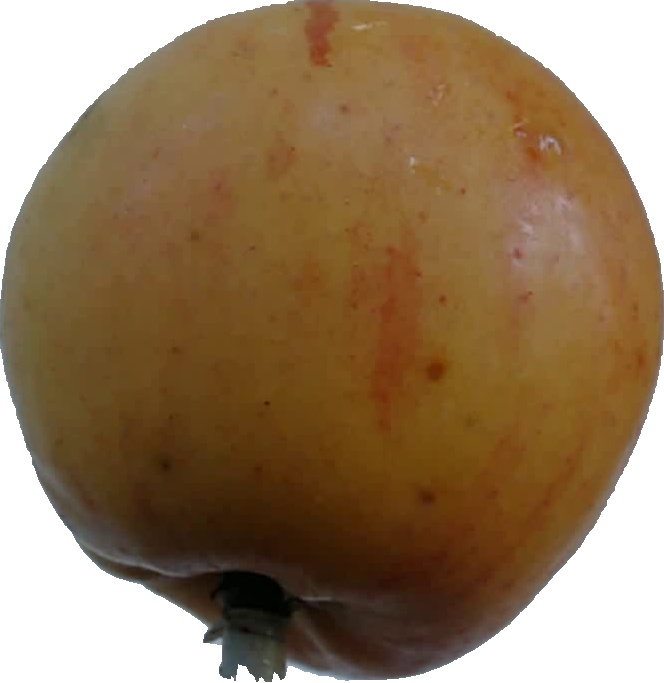
#> input picture data_set/Apple/r0_0.jpg, 664 x 683 px; its folder holds only this picture in this run
$ python Experiment_svm.py
#> lines starting #> are read from the running program, lines starting #| are printed output that depends on the picture
### Preprocessing.py
import cv2
import numpy as np
import os

TARGET_SIZE = 128

# [48 lines left out: function process_folder, not called in this run]

def process_single_image(image_path):
#> called with image_path = 'data_set/Apple/r0_0.jpg'
    img = cv2.imread(image_path)
#> img is the input picture: shape (683, 664, 3); mean B, G, R 92.2, 122.1, 147.6

    if img is None:
        raise ValueError("Image not found or cannot be read")

    h, w = img.shape[:2]
#> h = 683; w = 664

    scale = min(TARGET_SIZE / w, TARGET_SIZE / h)
#> scale = 0.187
    new_w = int(w * scale)
#> new_w = 124
    new_h = int(h * scale)
#> new_h = 128

    img_resized = cv2.resize(img, (new_w, new_h))

    pad_w = TARGET_SIZE - new_w
#> pad_w = 4
    pad_h = TARGET_SIZE - new_h
#> pad_h = 0

    pad_left = pad_w // 2
#> pad_left = 2
    pad_right = pad_w - pad_left
#> pad_right = 2
    pad_top = pad_h // 2
#> pad_top = 0
    pad_bottom = pad_h - pad_top
#> pad_bottom = 0

    img_padded = cv2.copyMakeBorder(
        img_resized,
        pad_top, pad_bottom,
        pad_left, pad_right,
        cv2.BORDER_CONSTANT,
        value=(0, 0, 0)
    )
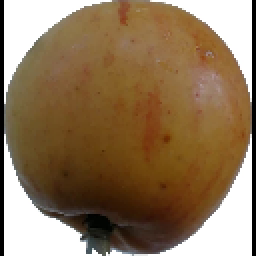
#> img_padded: shape (128, 128, 3) (shown 2 times larger); mean B, G, R 89.3, 118.3, 143

    gray = cv2.cvtColor(img_padded, cv2.COLOR_BGR2GRAY)
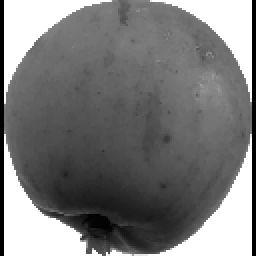
#> gray: shape (128, 128) (shown 2 times larger); min 0, max 255, mean 122.4

    normalized = gray.astype(np.float32) / 255.0

    return normalized

### Features.py
def extract_raw(image):
    # Placeholder for raw pixel extraction logic
    return image.flatten()


# [10 lines left out: function extract_hog, not called in this run]

### Experiment_svm.py
import numpy as np
import os
import time
from sklearn.model_selection import train_test_split
from sklearn.svm import SVC
from sklearn.metrics import accuracy_score,confusion_matrix
from Preprocessing import process_single_image
from Features import extract_raw, extract_hog
from utils import add_gaussian_noise


# Load dataset
images = []
labels = []

for label in os.listdir('data_set'):
    for img_file in os.listdir(os.path.join('data_set', label)):
        img_path = os.path.join('data_set', label, img_file)
        images.append(process_single_image(img_path))
        labels.append(label)
#> pass 2 of the loop `for label in os.listdir('data_set'):`:
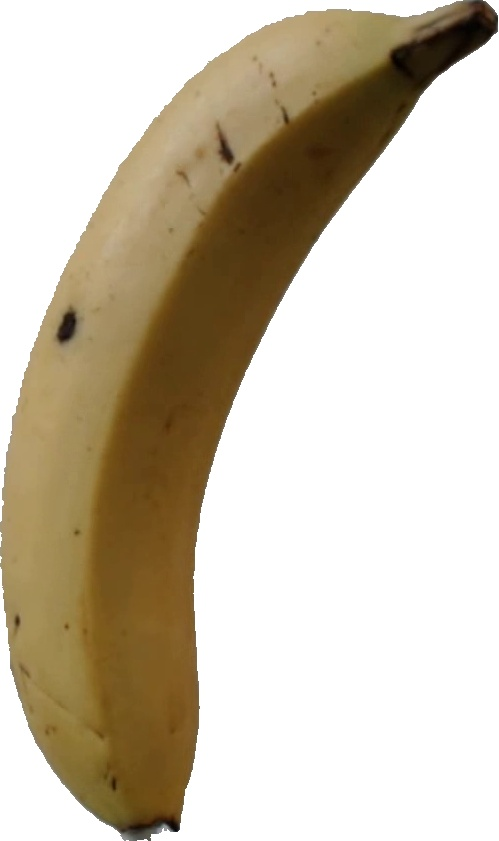
#> input picture data_set/Banana/r0_10.jpg, 499 x 841 px
#> in process_single_image, img is the input picture: shape (841, 499, 3); mean B, G, R 175.5, 194.1, 204.5
#> img_resized: shape (127, 75, 3)
#> in process_single_image (call 2), `img_padded = cv2.copyMakeBorder( img_resized, pad_top, pad_bottom, pad..`:
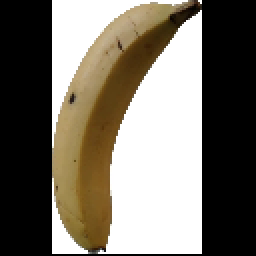
#> img_padded: shape (128, 128, 3) (shown 2 times larger); mean B, G, R 102, 112.8, 118.8
#> in process_single_image (call 2), `gray = cv2.cvtColor(img_padded, cv2.COLOR_BGR2GRAY)`:
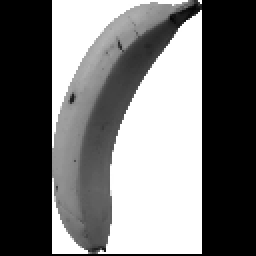
#> gray: shape (128, 128) (shown 2 times larger); min 0, max 255, mean 113.4

# Train-test split
X_train, X_test, y_train, y_test = train_test_split(images, labels, test_size=0.2, random_state=42)
#> X_train = 1 item; X_test = 1 item; y_train = ['Apple']; y_test = ['Banana']


print("===========SVM Experiment===============")

# Raw + SVM
X_train_raw = [extract_raw(img) for img in X_train]
#> X_train_raw = 1 item
X_test_raw = [extract_raw(img) for img in X_test]
#> X_test_raw = 1 item

start_time = time.time()
model_raw_svm = SVC(kernel='linear')
#> (the run stopped early here; a loop or call above may not have finished)
